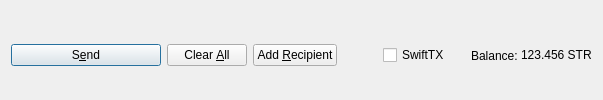
         <widget class="QFrame" name="frame_Send">
          <layout class="QHBoxLayout" name="horizontalLayout">
           <property name="bottomMargin">
            <number>0</number>
           </property>
           <item>
            <widget class="QPushButton" name="sendButton">
             <property name="minimumSize">
              <size>
               <width>150</width>
               <height>0</height>
              </size>
             </property>
             <property name="toolTip">
              <string>Confirm the send action</string>
             </property>
             <property name="text">
              <string>S&amp;end</string>
             </property>
             <property name="icon">
              <iconset resource="../seather.qrc">
               <normaloff>:/icons/send</normaloff>:/icons/send</iconset>
             </property>
             <property name="autoDefault">
              <bool>false</bool>
             </property>
             <property name="default">
              <bool>true</bool>
             </property>
            </widget>
           </item>
           <item>
            <widget class="QPushButton" name="clearButton">
             <property name="sizePolicy">
              <sizepolicy hsizetype="Minimum" vsizetype="Fixed">
               <horstretch>0</horstretch>
               <verstretch>0</verstretch>
              </sizepolicy>
             </property>
             <property name="toolTip">
              <string>Clear all fields of the form.</string>
             </property>
             <property name="text">
              <string>Clear &amp;All</string>
             </property>
             <property name="icon">
              <iconset resource="../seather.qrc">
               <normaloff>:/icons/remove</normaloff>:/icons/remove</iconset>
             </property>
             <property name="autoDefault">
              <bool>false</bool>
             </property>
            </widget>
           </item>
           <item>
            <widget class="QPushButton" name="addButton">
             <property name="toolTip">
              <string>Send to multiple recipients at once</string>
             </property>
             <property name="text">
              <string>Add &amp;Recipient</string>
             </property>
             <property name="icon">
              <iconset resource="../seather.qrc">
               <normaloff>:/icons/add</normaloff>:/icons/add</iconset>
             </property>
             <property name="autoDefault">
              <bool>false</bool>
             </property>
            </widget>
           </item>
           <item>
            <spacer name="horizontalSpacer">
             <property name="orientation">
              <enum>Qt::Horizontal</enum>
             </property>
             <property name="sizeHint" stdset="0">
              <size>
               <width>40</width>
               <height>20</height>
              </size>
             </property>
            </spacer>
           </item>
           <item>
            <layout class="QHBoxLayout" name="horizontalLayout_2">
             <property name="spacing">
              <number>3</number>
             </property>
             <item>
              <widget class="QCheckBox" name="checkSwiftTX">
               <property name="enabled">
                <bool>true</bool>
               </property>
               <property name="minimumSize">
                <size>
                 <width>85</width>
                 <height>0</height>
                </size>
               </property>
               <property name="text">
                <string>SwiftTX</string>
               </property>
              </widget>
             </item>
             <item>
              <widget class="QLabel" name="label">
               <property name="text">
                <string>Balance:</string>
               </property>
              </widget>
             </item>
             <item>
              <widget class="QLabel" name="labelBalance">
               <property name="sizePolicy">
                <sizepolicy hsizetype="Preferred" vsizetype="Fixed">
                 <horstretch>0</horstretch>
                 <verstretch>0</verstretch>
                </sizepolicy>
               </property>
               <property name="cursor">
                <cursorShape>IBeamCursor</cursorShape>
               </property>
               <property name="text">
                <string notr="true">123.456 STR</string>
               </property>
               <property name="textInteractionFlags">
                <set>Qt::LinksAccessibleByMouse|Qt::TextSelectableByKeyboard|Qt::TextSelectableByMouse</set>
               </property>
              </widget>
             </item>
            </layout>
           </item>
          </layout>
         </widget>
